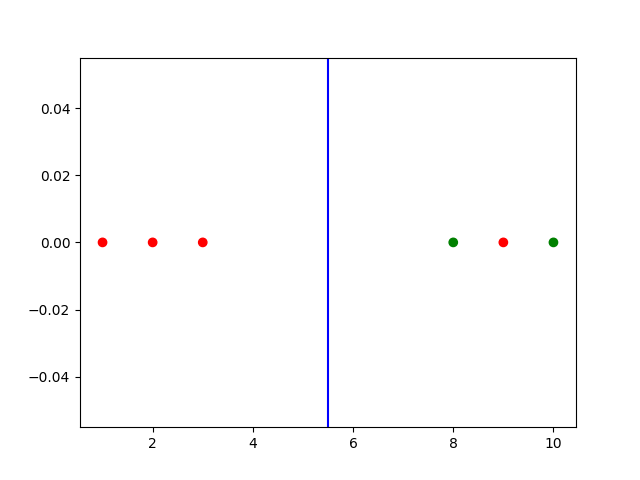

This chart was generated by the following Python code:
import numpy as np
from matplotlib import pyplot as plt

x = [1, 2, 3, 8, 9, 10]
y = [0, 0, 0, 0, 0, 0]
c = ["red", "red", "red", "green", "red", "green"]
plt.scatter(x, y, color=c)
plt.axvline(x = 5.5, color = 'b', label = 'axvline - full height')

plt.show()
